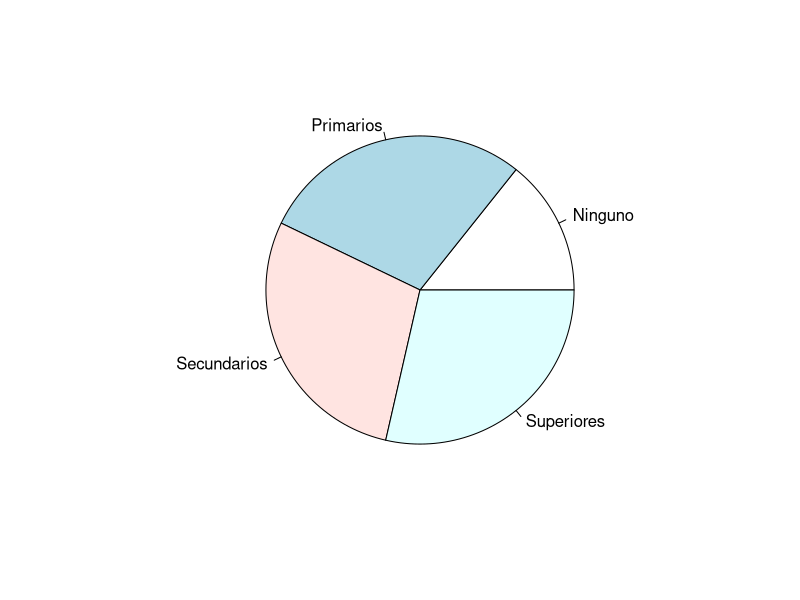
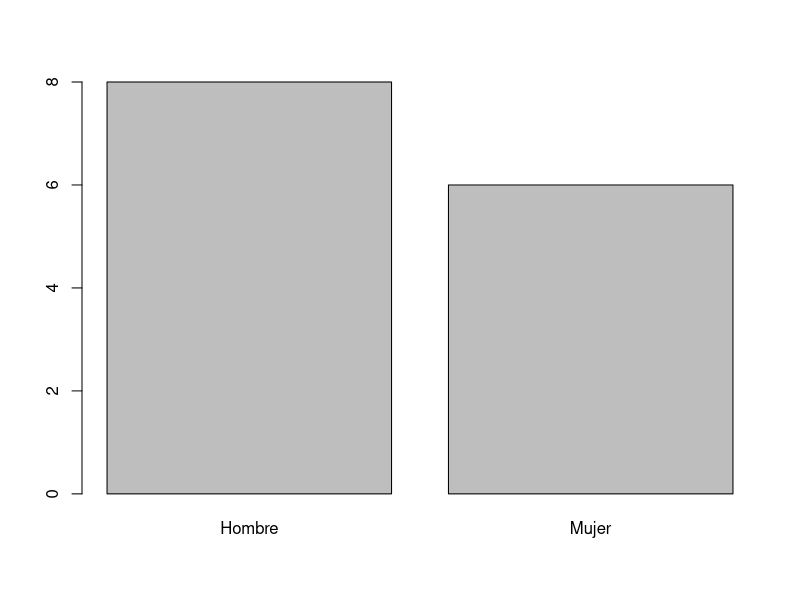
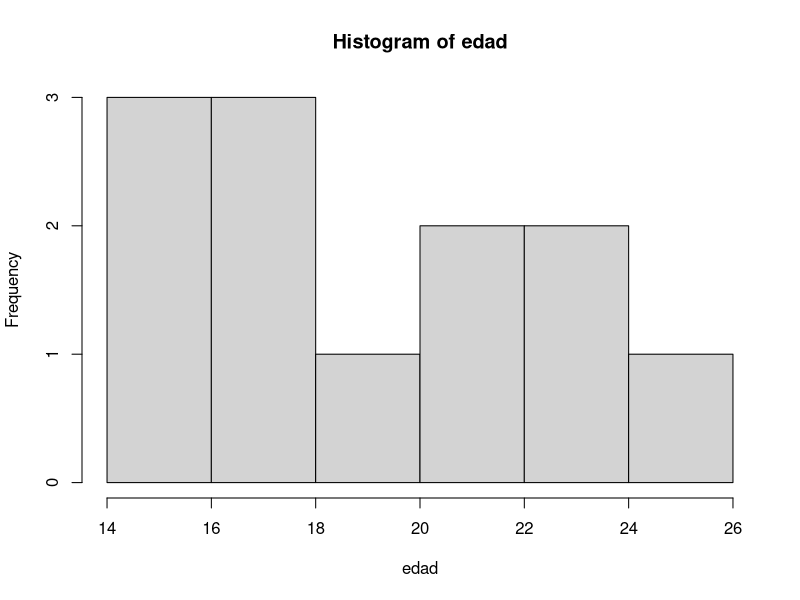
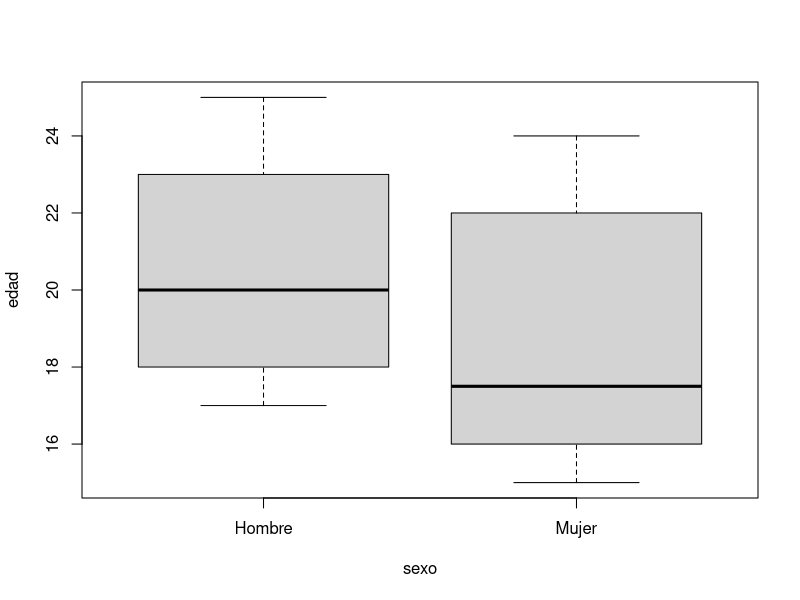

Generate these figures, in order, with R:
# EJERCICIO  1
#1. INTRODUCIR DATOS Y CREAR OBJETOS CON METADATOS
edad<-c(18,19,NA,18,24,17,22,15,22,25,NA,16,23,16)
sexo<-c(0,1,0,0,1,0,0,1,1,0,0,1,0,1)
estudios<-c(1,2,0,1,3,2,3,1,2,3,1,2,3,0)
sexo<-factor(sexo, levels=c(0,1),
            labels=c("Hombre","Mujer"))
estudios<-factor(estudios, levels=c(0,1,2,3),
                labels=c("Ninguno","Primarios",
                         "Secundarios","Superiores"))
#2. ESTUDIAR LOS DATOS: TABLA DE FRECUENCIAS UNIDIMENSIONALES
table(edad)
prop.table(table(edad))
table(edad,useNA="ifany")

#3.ESTUDIAR LOS DATOS:  TABLA DE REFERENCIAS CRUZADAS
table(estudios,sexo)
prop.table(table(estudios,sexo))
prop.table(table(estudios,sexo),1)
prop.table(table(estudios,sexo),2)

#4. ESTUDIAR LOS DATOS: SIMPLIFICACAR USANDO OBJETOS DE ALMACENAMIENTO
#este apartado hace los mismo del apartado 3 pero tarda tres veces menos
t<-table(estudios,sexo)
prop.table(t)
prop.table(t,1)
prop.table(t,2)

#5. AGRUPAR DATOS PARA VARIABLES CONTINUAS
range(edad,na.rm=TRUE)
nc<-nclass.Sturges(edad)  # N. de intervalos+1 (limites)
nc
lc<-seq(15,25,length=nc)  # Limites de los intervalos-clases
lc


#6. CONSTRUIR INTERVALOS CON cut():

?cut

intervalosEdad<-cut(edad,breaks=seq(15,25,length=nc),include.lowest=TRUE)
intervalosEdad # Se muestran los intervalos de edad, uno correspondiente a cada edad observada

tintervalos<-table(intervalosEdad)

table(intervalosEdad)


#7. ESTADISTICOS DESCRIPTIVOS
mean(edad,na.rm=TRUE)
sd(edad,na.rm=TRUE)
summary(edad)
summary(estudios)
summary(sexo)
misDatos=data.frame(edad,estudios,sexo)
summary(misDatos)

#8. DATOS AGREGADOS POR GRUPOS
aggregate(edad,by=list(sexo),mean)

aggregate(edad,by=list(sexo),mean,na.rm=TRUE)


#9. REPRESENTACIONES GRAFICAS
#help(pie)
pie(table(estudios))
#help(barplot)
barplot(table(sexo))
#help(hist)
hist(edad)
#help(boxplot)
boxplot(edad~sexo)

